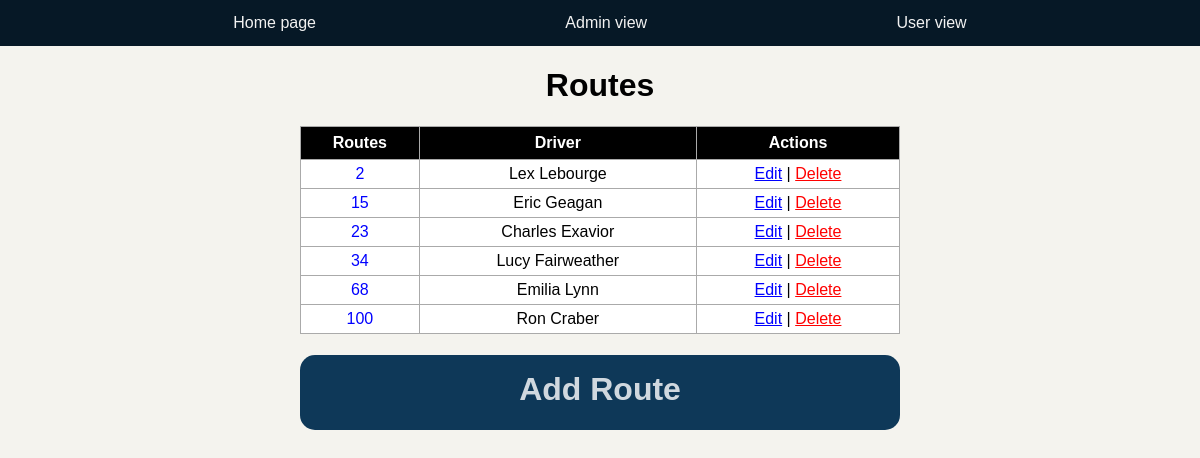
/routes, run on the app's committed database.
### Project.py (models this page shows, shortened)
class Route(db.Model):
    id = db.Column(db.Integer, primary_key=True)
    route = db.Column(db.Integer, nullable=False)
    driver_id = db.Column(db.Integer, db.ForeignKey('driver.id'))
    students = db.relationship('Student')

class Driver(db.Model):
    id = db.Column(db.Integer, primary_key=True)
    first_name = db.Column(db.String(100), nullable=False)
    last_name = db.Column(db.String(100), nullable=False)
    dob = db.Column(db.Date, nullable=False)
    conditions = db.Column(db.String(500))
    routes = db.relationship('Route')

### Project.py (the view)
@app.route('/routes', methods=['GET'])
def display_routes():
    route = Route.query.order_by(Route.route).all()
    drivers = {}
    query = Driver.query.all()
    for driver in query:
        drivers[driver.id] = driver
    return render_template('routes.html', routes=route, drivers=drivers)

### templates/routes.html (shortened to what this page needs)
{% extends 'base.html' %}
{% block body %}
<div class="content">
    <h1 style="text-align: center">Routes</h1>
    {% if routes|length < 1%}
    <h4 style="text-align: center">There are no routes. Please add one below!</h4>
    {% else %}
    <table class="table">
        <tr class="header">
            <th>Routes</th>
            <th>Driver</th>
            <th>Actions</th>
        </tr>
        {% for route in routes %}
            <tr>
                <td>
                    <a class="linkable" href="/routesexpanded/{{route.id}}"> {{ route.route }} </a>
                </td>
                <td>{{ drivers[route.driver_id].first_name }} {{ drivers[route.driver_id].last_name }}</td>
                <td>
                    <a class="edit" href="/editroute/{{route.id}}">Edit</a>
                    <a> | </a>
                    <a class="delete" href="/removeroute/{{route.id}}">Delete</a>
                </td>
            </tr>
        {% endfor %}
    </table>
    {% endif %}
    <div class="addbutton" onclick="reroute('addroute')">
        <h1 class="buttontext"> Add Route</h1>
    </div>
</div>
{% endblock %}

### static/css/main.css (style rules this page uses)
body, html { margin: 0; font-family: sans-serif; display: grid; background-color : #F4F3EE; }
.content { margin: 0 auto; width: 600px; }
table, td, th { border: 1px solid #aaa; }
table { border-collapse: collapse; width: 100%; background-color: white; }
th { height: 30px; }
.header { background-color: black; color: white; }
.edit { color: blue; }
.delete { color: red; }
.linkable { color: blue; text-decoration: none; }
td { text-align: center; padding: 5px; }
.addbutton { cursor: pointer; width: 600px; height: 75px; background-color: #0E3858; color: rgba(255, 255, 255, 0.808); margin-top: 1em; margin-bottom: 1em; border-radius: 15px; }
.buttontext { text-align: center; padding-top: .5em; padding-bottom: .5em; }

### data on the page
Route: route "2"
Driver: first_name "Lex", last_name "Lebourge"
Route: route "15"
Driver: first_name "Eric", last_name "Geagan"
Route: route "23"
Driver: first_name "Charles", last_name "Exavior"
Route: route "34"
Driver: first_name "Lucy", last_name "Fairweather"
Route: route "68"
Driver: first_name "Emilia", last_name "Lynn"
Route: route "100"
Driver: first_name "Ron", last_name "Craber"
